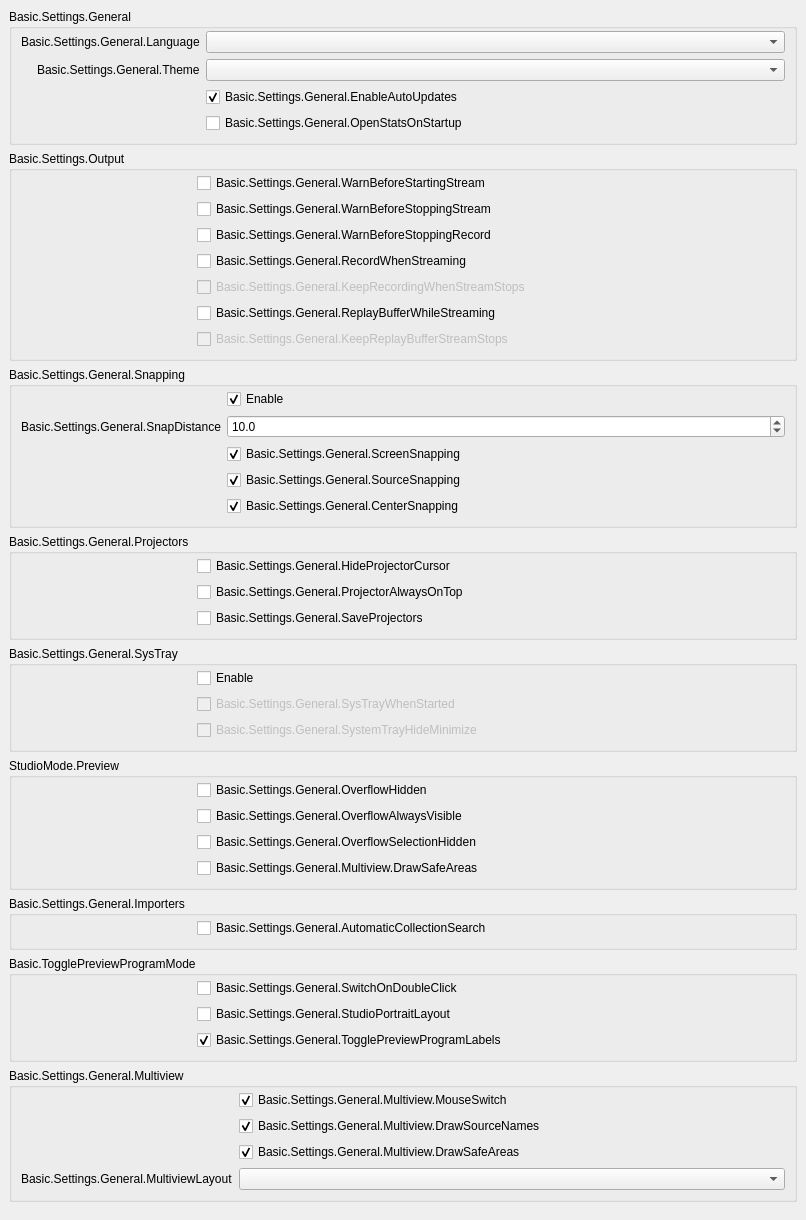
           <widget class="QWidget" name="scrollAreaWidgetContents_2">
            <property name="geometry">
             <rect>
              <x>0</x>
              <y>0</y>
              <width>806</width>
              <height>1181</height>
             </rect>
            </property>
            <layout class="QVBoxLayout" name="verticalLayout_19">
             <property name="leftMargin">
              <number>0</number>
             </property>
             <property name="topMargin">
              <number>0</number>
             </property>
             <property name="rightMargin">
              <number>0</number>
             </property>
             <property name="bottomMargin">
              <number>9</number>
             </property>
             <item>
              <widget class="QFrame" name="widget_2">
               <layout class="QVBoxLayout" name="verticalLayout_20">
                <item>
                 <widget class="QGroupBox" name="groupBox_15">
                  <property name="title">
                   <string>Basic.Settings.General</string>
                  </property>
                  <layout class="QFormLayout" name="formLayout_32">
                   <property name="fieldGrowthPolicy">
                    <enum>QFormLayout::AllNonFixedFieldsGrow</enum>
                   </property>
                   <property name="labelAlignment">
                    <set>Qt::AlignRight|Qt::AlignTrailing|Qt::AlignVCenter</set>
                   </property>
                   <property name="topMargin">
                    <number>2</number>
                   </property>
                   <item row="0" column="0">
                    <widget class="QLabel" name="label">
                     <property name="text">
                      <string>Basic.Settings.General.Language</string>
                     </property>
                     <property name="buddy">
                      <cstring>language</cstring>
                     </property>
                    </widget>
                   </item>
                   <item row="0" column="1">
                    <widget class="QComboBox" name="language"/>
                   </item>
                   <item row="1" column="0">
                    <widget class="QLabel" name="label_42">
                     <property name="text">
                      <string>Basic.Settings.General.Theme</string>
                     </property>
                     <property name="buddy">
                      <cstring>theme</cstring>
                     </property>
                    </widget>
                   </item>
                   <item row="1" column="1">
                    <widget class="QComboBox" name="theme"/>
                   </item>
                   <item row="2" column="0">
                    <spacer name="horizontalSpacer_3">
                     <property name="orientation">
                      <enum>Qt::Horizontal</enum>
                     </property>
                     <property name="sizeType">
                      <enum>QSizePolicy::Fixed</enum>
                     </property>
                     <property name="sizeHint" stdset="0">
                      <size>
                       <width>170</width>
                       <height>5</height>
                      </size>
                     </property>
                    </spacer>
                   </item>
                   <item row="2" column="1">
                    <widget class="QCheckBox" name="enableAutoUpdates">
                     <property name="text">
                      <string>Basic.Settings.General.EnableAutoUpdates</string>
                     </property>
                     <property name="checked">
                      <bool>true</bool>
                     </property>
                    </widget>
                   </item>
                   <item row="3" column="1">
                    <widget class="QCheckBox" name="openStatsOnStartup">
                     <property name="text">
                      <string>Basic.Settings.General.OpenStatsOnStartup</string>
                     </property>
                    </widget>
                   </item>
                  </layout>
                 </widget>
                </item>
                <item>
                 <widget class="QGroupBox" name="groupBox_16">
                  <property name="title">
                   <string>Basic.Settings.Output</string>
                  </property>
                  <layout class="QFormLayout" name="formLayout_2">
                   <property name="fieldGrowthPolicy">
                    <enum>QFormLayout::AllNonFixedFieldsGrow</enum>
                   </property>
                   <property name="topMargin">
                    <number>2</number>
                   </property>
                   <item row="0" column="0">
                    <spacer name="horizontalSpacer_5">
                     <property name="orientation">
                      <enum>Qt::Horizontal</enum>
                     </property>
                     <property name="sizeType">
                      <enum>QSizePolicy::Fixed</enum>
                     </property>
                     <property name="sizeHint" stdset="0">
                      <size>
                       <width>170</width>
                       <height>5</height>
                      </size>
                     </property>
                    </spacer>
                   </item>
                   <item row="0" column="1">
                    <widget class="QCheckBox" name="warnBeforeStreamStart">
                     <property name="text">
                      <string>Basic.Settings.General.WarnBeforeStartingStream</string>
                     </property>
                    </widget>
                   </item>
                   <item row="1" column="1">
                    <widget class="QCheckBox" name="warnBeforeStreamStop">
                     <property name="text">
                      <string>Basic.Settings.General.WarnBeforeStoppingStream</string>
                     </property>
                    </widget>
                   </item>
                   <item row="2" column="1">
                    <widget class="QCheckBox" name="warnBeforeRecordStop">
                     <property name="text">
                      <string>Basic.Settings.General.WarnBeforeStoppingRecord</string>
                     </property>
                    </widget>
                   </item>
                   <item row="3" column="1">
                    <widget class="QCheckBox" name="recordWhenStreaming">
                     <property name="text">
                      <string>Basic.Settings.General.RecordWhenStreaming</string>
                     </property>
                    </widget>
                   </item>
                   <item row="4" column="1">
                    <widget class="QCheckBox" name="keepRecordStreamStops">
                     <property name="enabled">
                      <bool>false</bool>
                     </property>
                     <property name="text">
                      <string>Basic.Settings.General.KeepRecordingWhenStreamStops</string>
                     </property>
                    </widget>
                   </item>
                   <item row="5" column="1">
                    <widget class="QCheckBox" name="replayWhileStreaming">
                     <property name="text">
                      <string>Basic.Settings.General.ReplayBufferWhileStreaming</string>
                     </property>
                    </widget>
                   </item>
                   <item row="6" column="1">
                    <widget class="QCheckBox" name="keepReplayStreamStops">
                     <property name="enabled">
                      <bool>false</bool>
                     </property>
                     <property name="text">
                      <string>Basic.Settings.General.KeepReplayBufferStreamStops</string>
                     </property>
                    </widget>
                   </item>
                  </layout>
                 </widget>
                </item>
                <item>
                 <widget class="QGroupBox" name="groupBox_10">
                  <property name="enabled">
                   <bool>true</bool>
                  </property>
                  <property name="sizePolicy">
                   <sizepolicy hsizetype="Preferred" vsizetype="Maximum">
                    <horstretch>0</horstretch>
                    <verstretch>0</verstretch>
                   </sizepolicy>
                  </property>
                  <property name="title">
                   <string>Basic.Settings.General.Snapping</string>
                  </property>
                  <property name="flat">
                   <bool>false</bool>
                  </property>
                  <layout class="QFormLayout" name="formLayout_21">
                   <property name="fieldGrowthPolicy">
                    <enum>QFormLayout::AllNonFixedFieldsGrow</enum>
                   </property>
                   <property name="labelAlignment">
                    <set>Qt::AlignRight|Qt::AlignTrailing|Qt::AlignVCenter</set>
                   </property>
                   <property name="topMargin">
                    <number>2</number>
                   </property>
                   <item row="0" column="1">
                    <widget class="QCheckBox" name="snappingEnabled">
                     <property name="text">
                      <string>Enable</string>
                     </property>
                     <property name="checked">
                      <bool>true</bool>
                     </property>
                    </widget>
                   </item>
                   <item row="2" column="1">
                    <widget class="QCheckBox" name="screenSnapping">
                     <property name="text">
                      <string>Basic.Settings.General.ScreenSnapping</string>
                     </property>
                     <property name="checked">
                      <bool>true</bool>
                     </property>
                    </widget>
                   </item>
                   <item row="4" column="1">
                    <widget class="QCheckBox" name="centerSnapping">
                     <property name="text">
                      <string>Basic.Settings.General.CenterSnapping</string>
                     </property>
                     <property name="checked">
                      <bool>true</bool>
                     </property>
                    </widget>
                   </item>
                   <item row="3" column="1">
                    <widget class="QCheckBox" name="sourceSnapping">
                     <property name="text">
                      <string>Basic.Settings.General.SourceSnapping</string>
                     </property>
                     <property name="checked">
                      <bool>true</bool>
                     </property>
                    </widget>
                   </item>
                   <item row="1" column="1">
                    <widget class="QDoubleSpinBox" name="snapDistance">
                     <property name="decimals">
                      <number>1</number>
                     </property>
                     <property name="singleStep">
                      <double>0.500000000000000</double>
                     </property>
                     <property name="value">
                      <double>10.000000000000000</double>
                     </property>
                    </widget>
                   </item>
                   <item row="1" column="0">
                    <widget class="QLabel" name="label_9">
                     <property name="text">
                      <string>Basic.Settings.General.SnapDistance</string>
                     </property>
                     <property name="buddy">
                      <cstring>snapDistance</cstring>
                     </property>
                    </widget>
                   </item>
                   <item row="3" column="0">
                    <spacer name="horizontalSpacer_4">
                     <property name="orientation">
                      <enum>Qt::Horizontal</enum>
                     </property>
                     <property name="sizeType">
                      <enum>QSizePolicy::Fixed</enum>
                     </property>
                     <property name="sizeHint" stdset="0">
                      <size>
                       <width>170</width>
                       <height>5</height>
                      </size>
                     </property>
                    </spacer>
                   </item>
                  </layout>
                 </widget>
                </item>
                <item>
                 <widget class="QGroupBox" name="groupBox_14">
                  <property name="title">
                   <string>Basic.Settings.General.Projectors</string>
                  </property>
                  <layout class="QFormLayout" name="formLayout_28">
                   <property name="fieldGrowthPolicy">
                    <enum>QFormLayout::AllNonFixedFieldsGrow</enum>
                   </property>
                   <property name="topMargin">
                    <number>2</number>
                   </property>
                   <item row="0" column="1">
                    <widget class="QCheckBox" name="hideProjectorCursor">
                     <property name="text">
                      <string>Basic.Settings.General.HideProjectorCursor</string>
                     </property>
                    </widget>
                   </item>
                   <item row="1" column="1">
                    <widget class="QCheckBox" name="projectorAlwaysOnTop">
                     <property name="text">
                      <string>Basic.Settings.General.ProjectorAlwaysOnTop</string>
                     </property>
                    </widget>
                   </item>
                   <item row="2" column="1">
                    <widget class="QCheckBox" name="saveProjectors">
                     <property name="text">
                      <string>Basic.Settings.General.SaveProjectors</string>
                     </property>
                    </widget>
                   </item>
                   <item row="1" column="0">
                    <spacer name="horizontalSpacer">
                     <property name="orientation">
                      <enum>Qt::Horizontal</enum>
                     </property>
                     <property name="sizeType">
                      <enum>QSizePolicy::Fixed</enum>
                     </property>
                     <property name="sizeHint" stdset="0">
                      <size>
                       <width>170</width>
                       <height>5</height>
                      </size>
                     </property>
                    </spacer>
                   </item>
                  </layout>
                 </widget>
                </item>
                <item>
                 <widget class="QGroupBox" name="groupBox_13">
                  <property name="title">
                   <string>Basic.Settings.General.SysTray</string>
                  </property>
                  <layout class="QFormLayout" name="formLayout_29">
                   <property name="fieldGrowthPolicy">
                    <enum>QFormLayout::AllNonFixedFieldsGrow</enum>
                   </property>
                   <property name="topMargin">
                    <number>2</number>
                   </property>
                   <item row="0" column="1">
                    <widget class="QCheckBox" name="systemTrayEnabled">
                     <property name="text">
                      <string>Enable</string>
                     </property>
                    </widget>
                   </item>
                   <item row="1" column="1">
                    <widget class="QCheckBox" name="systemTrayWhenStarted">
                     <property name="enabled">
                      <bool>false</bool>
                     </property>
                     <property name="text">
                      <string>Basic.Settings.General.SysTrayWhenStarted</string>
                     </property>
                    </widget>
                   </item>
                   <item row="2" column="1">
                    <widget class="QCheckBox" name="systemTrayAlways">
                     <property name="enabled">
                      <bool>false</bool>
                     </property>
                     <property name="text">
                      <string>Basic.Settings.General.SystemTrayHideMinimize</string>
                     </property>
                    </widget>
                   </item>
                   <item row="1" column="0">
                    <spacer name="horizontalSpacer_2">
                     <property name="orientation">
                      <enum>Qt::Horizontal</enum>
                     </property>
                     <property name="sizeType">
                      <enum>QSizePolicy::Fixed</enum>
                     </property>
                     <property name="sizeHint" stdset="0">
                      <size>
                       <width>170</width>
                       <height>5</height>
                      </size>
                     </property>
                    </spacer>
                   </item>
                  </layout>
                 </widget>
                </item>
                <item>
                 <widget class="QGroupBox" name="groupBox_18">
                  <property name="title">
                   <string>StudioMode.Preview</string>
                  </property>
                  <layout class="QFormLayout" name="formLayout_35">
                   <property name="fieldGrowthPolicy">
                    <enum>QFormLayout::AllNonFixedFieldsGrow</enum>
                   </property>
                   <property name="labelAlignment">
                    <set>Qt::AlignRight|Qt::AlignTrailing|Qt::AlignVCenter</set>
                   </property>
                   <property name="topMargin">
                    <number>2</number>
                   </property>
                   <item row="1" column="1">
                    <widget class="QCheckBox" name="overflowAlwaysVisible">
                     <property name="text">
                      <string>Basic.Settings.General.OverflowAlwaysVisible</string>
                     </property>
                    </widget>
                   </item>
                   <item row="0" column="0">
                    <spacer name="horizontalSpacer_25">
                     <property name="orientation">
                      <enum>Qt::Horizontal</enum>
                     </property>
                     <property name="sizeHint" stdset="0">
                      <size>
                       <width>170</width>
                       <height>5</height>
                      </size>
                     </property>
                    </spacer>
                   </item>
                   <item row="2" column="1">
                    <widget class="QCheckBox" name="overflowSelectionHide">
                     <property name="text">
                      <string>Basic.Settings.General.OverflowSelectionHidden</string>
                     </property>
                    </widget>
                   </item>
                   <item row="3" column="1">
                    <widget class="QCheckBox" name="previewSafeAreas">
                     <property name="text">
                      <string>Basic.Settings.General.Multiview.DrawSafeAreas</string>
                     </property>
                    </widget>
                   </item>
                   <item row="0" column="1">
                    <widget class="QCheckBox" name="overflowHide">
                     <property name="text">
                      <string>Basic.Settings.General.OverflowHidden</string>
                     </property>
                    </widget>
                   </item>
                  </layout>
                 </widget>
                </item>
                <item>
                 <widget class="QGroupBox" name="groupBox_19">
                  <property name="title">
                   <string>Basic.Settings.General.Importers</string>
                  </property>
                  <layout class="QFormLayout" name="formLayout_36">
                   <property name="fieldGrowthPolicy">
                    <enum>QFormLayout::AllNonFixedFieldsGrow</enum>
                   </property>
                   <property name="labelAlignment">
                    <set>Qt::AlignRight|Qt::AlignTrailing|Qt::AlignVCenter</set>
                   </property>
                   <property name="topMargin">
                    <number>2</number>
                   </property>
                   <item row="0" column="0">
                    <spacer name="horizontalSpacer_26">
                     <property name="orientation">
                      <enum>Qt::Horizontal</enum>
                     </property>
                     <property name="sizeHint" stdset="0">
                      <size>
                       <width>170</width>
                       <height>5</height>
                      </size>
                     </property>
                    </spacer>
                   </item>
                   <item row="0" column="1">
                    <widget class="QCheckBox" name="automaticSearch">
                     <property name="text">
                      <string>Basic.Settings.General.AutomaticCollectionSearch</string>
                     </property>
                    </widget>
                   </item>
                  </layout>
                 </widget>
                </item>
                <item>
                 <widget class="QGroupBox" name="groupBox_11">
                  <property name="title">
                   <string>Basic.TogglePreviewProgramMode</string>
                  </property>
                  <layout class="QFormLayout" name="formLayout_31">
                   <property name="fieldGrowthPolicy">
                    <enum>QFormLayout::AllNonFixedFieldsGrow</enum>
                   </property>
                   <property name="labelAlignment">
                    <set>Qt::AlignRight|Qt::AlignTrailing|Qt::AlignVCenter</set>
                   </property>
                   <property name="topMargin">
                    <number>2</number>
                   </property>
                   <item row="0" column="1">
                    <widget class="QCheckBox" name="doubleClickSwitch">
                     <property name="text">
                      <string>Basic.Settings.General.SwitchOnDoubleClick</string>
                     </property>
                    </widget>
                   </item>
                   <item row="0" column="0">
                    <spacer name="horizontalSpacer_6">
                     <property name="orientation">
                      <enum>Qt::Horizontal</enum>
                     </property>
                     <property name="sizeHint" stdset="0">
                      <size>
                       <width>170</width>
                       <height>5</height>
                      </size>
                     </property>
                    </spacer>
                   </item>
                   <item row="1" column="1">
                    <widget class="QCheckBox" name="studioPortraitLayout">
                     <property name="text">
                      <string>Basic.Settings.General.StudioPortraitLayout</string>
                     </property>
                    </widget>
                   </item>
                   <item row="2" column="1">
                    <widget class="QCheckBox" name="prevProgLabelToggle">
                     <property name="text">
                      <string>Basic.Settings.General.TogglePreviewProgramLabels</string>
                     </property>
                     <property name="checked">
                      <bool>true</bool>
                     </property>
                    </widget>
                   </item>
                  </layout>
                 </widget>
                </item>
                <item>
                 <widget class="QGroupBox" name="groupBoxMultiview">
                  <property name="title">
                   <string>Basic.Settings.General.Multiview</string>
                  </property>
                  <layout class="QFormLayout" name="formLayoutMultiview">
                   <property name="fieldGrowthPolicy">
                    <enum>QFormLayout::AllNonFixedFieldsGrow</enum>
                   </property>
                   <property name="labelAlignment">
                    <set>Qt::AlignRight|Qt::AlignTrailing|Qt::AlignVCenter</set>
                   </property>
                   <property name="topMargin">
                    <number>2</number>
                   </property>
                   <item row="0" column="0">
                    <spacer name="horizontalSpacerMultiview">
                     <property name="orientation">
                      <enum>Qt::Horizontal</enum>
                     </property>
                     <property name="sizeType">
                      <enum>QSizePolicy::Fixed</enum>
                     </property>
                     <property name="sizeHint" stdset="0">
                      <size>
                       <width>170</width>
                       <height>5</height>
                      </size>
                     </property>
                    </spacer>
                   </item>
                   <item row="0" column="1">
                    <widget class="QCheckBox" name="multiviewMouseSwitch">
                     <property name="text">
                      <string>Basic.Settings.General.Multiview.MouseSwitch</string>
                     </property>
                     <property name="checked">
                      <bool>true</bool>
                     </property>
                    </widget>
                   </item>
                   <item row="1" column="1">
                    <widget class="QCheckBox" name="multiviewDrawNames">
                     <property name="text">
                      <string>Basic.Settings.General.Multiview.DrawSourceNames</string>
                     </property>
                     <property name="checked">
                      <bool>true</bool>
                     </property>
                    </widget>
                   </item>
                   <item row="2" column="1">
                    <widget class="QCheckBox" name="multiviewDrawAreas">
                     <property name="text">
                      <string>Basic.Settings.General.Multiview.DrawSafeAreas</string>
                     </property>
                     <property name="checked">
                      <bool>true</bool>
                     </property>
                    </widget>
                   </item>
                   <item row="3" column="1">
                    <widget class="QComboBox" name="multiviewLayout"/>
                   </item>
                   <item row="3" column="0">
                    <widget class="QLabel" name="label_64">
                     <property name="text">
                      <string>Basic.Settings.General.MultiviewLayout</string>
                     </property>
                     <property name="buddy">
                      <cstring>multiviewLayout</cstring>
                     </property>
                    </widget>
                   </item>
                  </layout>
                 </widget>
                </item>
               </layout>
              </widget>
             </item>
            </layout>
           </widget>
